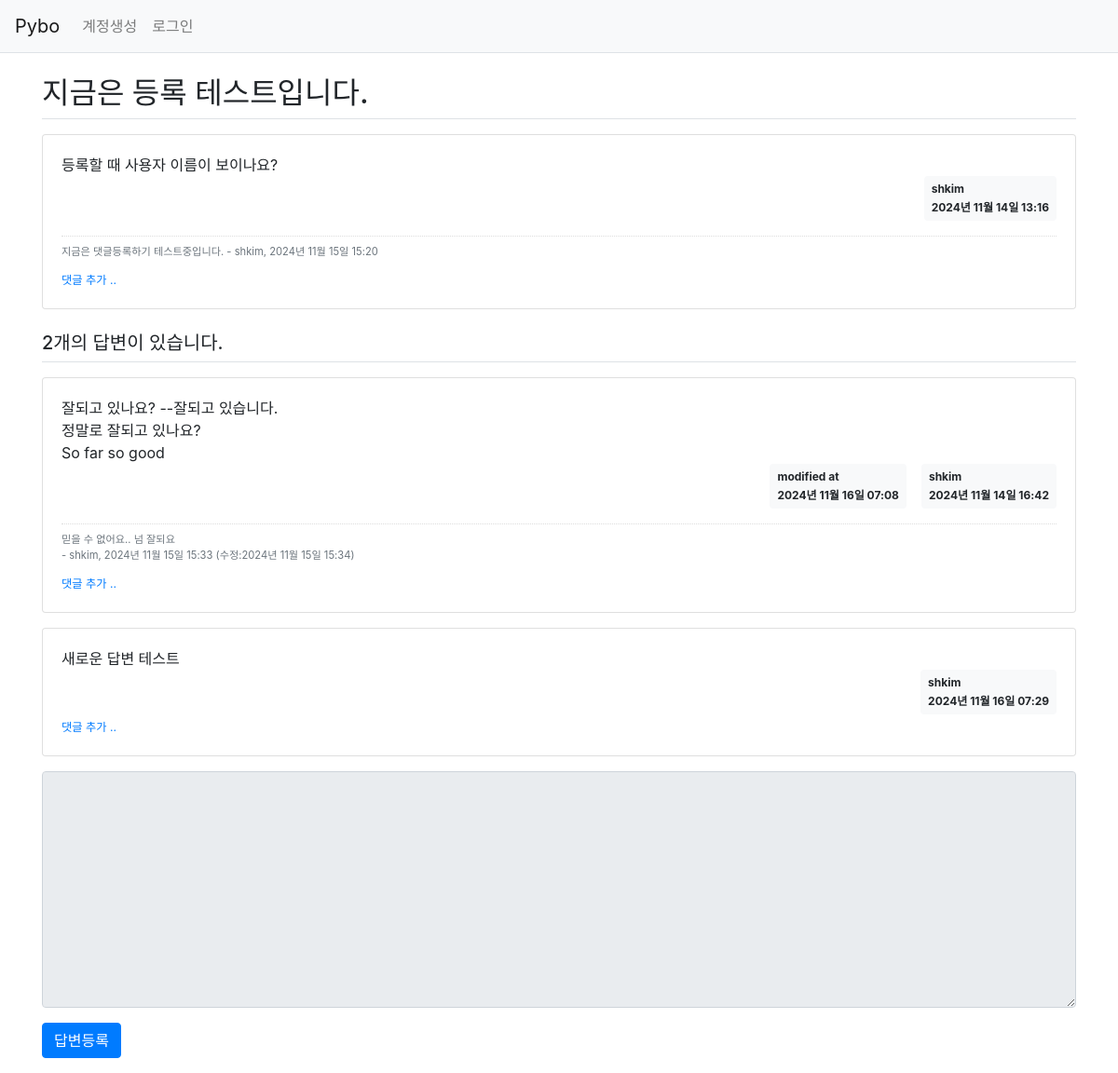
Screenshot of /question/detail/305/ with the database file from the repository.
### pybo/models.py (models this page shows)
class Question(db.Model):
    id = db.Column(db.Integer, primary_key = True)
    subject = db.Column(db.String(200), nullable=False)
    content = db.Column(db.Text(), nullable=False)
    create_date=db.Column(db.DateTime(), nullable=False)
    user = db.relationship('User', backref=db.backref('question_set'))
    user_id = db.Column(db.Integer, db.ForeignKey('user.id', ondelete='CASCADE'), nullable=False)
    modify_date = db.Column(db.DateTime(), nullable=True)

class User(db.Model):
    id = db.Column(db.Integer, primary_key=True)
    username = db.Column(db.String(150), unique=True, nullable=False)
    password = db.Column(db.String(200), nullable=False)
    email = db.Column(db.String(120), unique=True, nullable=False)

class Comment(db.Model):
    id = db.Column(db.Integer, primary_key=True)
    user_id = db.Column(db.Integer, db.ForeignKey('user.id', ondelete='CASCADE'), nullable=False)
    user = db.relationship('User', backref=db.backref('comment_set'))
    content = db.Column(db.Text(), nullable=False)
    create_date = db.Column(db.DateTime(), nullable=False)
    modify_date = db.Column(db.DateTime())
    question_id = db.Column(db.Integer, db.ForeignKey('question.id', ondelete='CASCADE'), nullable=True)
    question = db.relationship('Question', backref=db.backref('comment_set'))
    answer_id = db.Column(db.Integer, db.ForeignKey('answer.id', ondelete='CASCADE'), nullable=True)
    answer = db.relationship('Answer', backref=db.backref('comment_set'))

class Answer(db.Model):
    id = db.Column(db.Integer, primary_key=True)
    question_id = db.Column(db.Integer, db.ForeignKey('question.id', ondelete='CASCADE'))
    question = db.relationship('Question', backref=db.backref('answer_set'))
    content = db.Column(db.Text(), nullable=False)
    create_date = db.Column(db.DateTime(), nullable=False)
    user = db.relationship('User', backref=db.backref('answer_set'))
    user_id = db.Column(db.Integer, db.ForeignKey('user.id', ondelete='CASCADE'), nullable=False)
    modify_date = db.Column(db.DateTime(), nullable=True)

### pybo/views/question_views.py (the view)
@bp.route('/detail/<int:question_id>/')
def detail(question_id):
    form=AnswerForm()
    question = Question.query.get_or_404(question_id)
    return render_template('question/question_detail.html', question=question,form=form)

### pybo/forms.py
class AnswerForm(FlaskForm):
    content = TextAreaField('내용', validators=[DataRequired('내용은 필수 입력 항목입니다')])

### pybo/filter.py (called while the page is built)
def format_datetime(value, fmt='%Y년 %m월 %d일 %H:%M'):
    return value.strftime(fmt)

### pybo/views/auth_views.py (called while the page is built)
@bp.before_app_request
def load_logged_in_user():
    user_id = session.get('user_id')
    if user_id is None:
        g.user = None
    else:
        g.user = User.query.get(user_id)

### pybo/templates/question/question_detail.html (shortened to what this page needs)
{% extends 'base.html' %}
{% block content %}
<div class="container my-3">
    <h2 class="border-bottom py-2">{{ question.subject }}</h2>
    <div class="card my-3">
        <div class="card-body">
            <div class="card-text" style="white-space: pre-line;">{{ question.content }}</div>
            <div class="d-flex justify-content-end">
                <div class="badge badge-light p-2 text-left">
                    <div class="mb-2">{{ question.user.username }}</div>
                    <div>{{ question.create_date|datetime }}</div>
                </div>
            </div>
            {% if question.comment_set|length > 0 %}
            <div class="mt-3">
            {% for comment in question.comment_set %}
                <div class="comment py-2 text-muted">
                    <span style="white-space: pre-line;">{{ comment.content }}</span>
                    <span>
                        - {{ comment.user.username }}, {{ comment.create_date|datetime }}
                    </span>
                </div>
            {% endfor %}
            </div>
            {% endif %}
            <div>
                <a href="{{ url_for('comment.create_question', question_id=question.id) }}"
                   class="small"><small>댓글 추가 ..</small></a>
            </div>
        </div>
    </div>
    <h5 class="border-bottom my-3 py-2">{{ question.answer_set|length }}개의 답변이 있습니다.</h5>
    {% for answer in question.answer_set %}
    <div class="card my-3">
        <div class="card-body">
            <div class="card-text" style="white-space: pre-line;">{{ answer.content }}</div>
            <div class="d-flex justify-content-end">
                {% if answer.modify_date %}
                <div class="badge badge-light p-2 text-left mx-3">
                    <div class="mb-2">modified at</div>
                    <div>{{ answer.modify_date|datetime }}</div>
                </div>
                {% endif %}
                <div class="badge badge-light p-2 text-left">
                    <div class="mb-2">{{ answer.user.username }}</div>
                    <div>{{ answer.create_date|datetime }}</div>
                </div>
            </div>
            {% if answer.comment_set|length > 0 %}
            <div class="mt-3">
            {% for comment in answer.comment_set %}
                <div class="comment py-2 text-muted">
                    <span style="white-space: pre-line;">{{ comment.content }}</span>
                    <span>
                        - {{ comment.user.username }}, {{ comment.create_date|datetime }}
                        {% if comment.modify_date %}
                        (수정:{{ comment.modify_date|datetime }})
                        {% endif %}
                    </span>
                </div>
            {% endfor %}
            </div>
            {% endif %}
            <div>
                <a href="{{ url_for('comment.create_answer', answer_id=answer.id) }}"
                   class="small"><small>댓글 추가 ..</small></a>
            </div>
        </div>
    </div>
    {% endfor %}
    <form action="{{ url_for('answer.create', question_id=question.id) }}" method="post" class="my-3">
        <div class="form-group">
            <textarea {% if not g.user %}disabled{% endif %}
                    name="content" id="content" class="form-control" rows="10"></textarea>
        </div>
        <input type="submit" value="답변등록" class="btn btn-primary">
    </form>
</div>
{% endblock %}

### pybo/static/style.css (style rules this page uses)
.comment { border-top:dotted 1px #ddd; font-size:0.7em; }

### rows the page displays
Question: subject "지금은 등록 테스트입니다.", content "등록할 때 사용자 이름이 보이나요?", create_date "2024년 11월 14일 13:16"
User: user.username "shkim"
Comment: content "지금은 댓글등록하기 테스트중입니다.", user.username "shkim", create_date "2024년 11월 15일 15:20"
Answer: content "잘되고 있나요? --잘되고 있습니다. 정말로 잘되고 있나요? So far so good", modify_date "2024년 11월 16일 07:08", user.username "shkim", create_date "2024년 11월 14일 16:42"
Comment: content "믿을 수 없어요.. 넘 잘되요", user.username "shkim", create_date "2024년 11월 15일 15:33", modify_date "2024년 11월 15일 15:34"
Answer: content "새로운 답변 테스트", user.username "shkim", create_date "2024년 11월 16일 07:29"

### other values shown
{{ question.answer_set|length }} "2"
